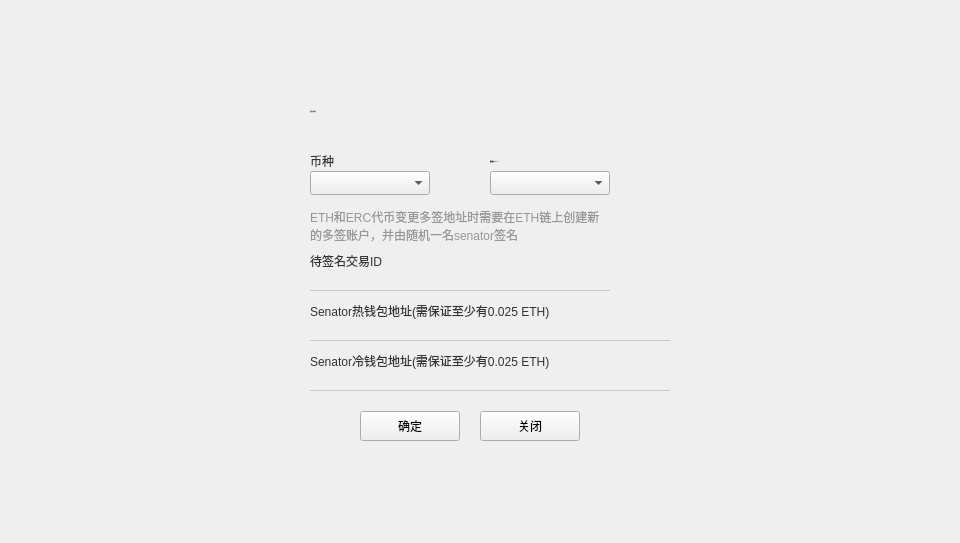
<?xml version="1.0" encoding="UTF-8"?>
<ui version="4.0">
 <class>ChangeCrosschainAddressDialog</class>
 <widget class="QDialog" name="ChangeCrosschainAddressDialog">
  <property name="geometry">
   <rect>
    <x>0</x>
    <y>0</y>
    <width>960</width>
    <height>543</height>
   </rect>
  </property>
  <property name="windowTitle">
   <string>Dialog</string>
  </property>
  <widget class="QWidget" name="widget" native="true">
   <property name="geometry">
    <rect>
     <x>0</x>
     <y>0</y>
     <width>960</width>
     <height>543</height>
    </rect>
   </property>
   <property name="font">
    <font>
     <family>Microsoft YaHei UI Light</family>
     <weight>75</weight>
     <bold>true</bold>
    </font>
   </property>
   <widget class="QWidget" name="containerWidget" native="true">
    <property name="geometry">
     <rect>
      <x>280</x>
      <y>81</y>
      <width>400</width>
      <height>380</height>
     </rect>
    </property>
    <property name="font">
     <font>
      <family>微软雅黑</family>
      <weight>50</weight>
      <bold>false</bold>
     </font>
    </property>
    <property name="styleSheet">
     <string notr="true"/>
    </property>
    <widget class="QToolButton" name="closeBtn">
     <property name="geometry">
      <rect>
       <x>200</x>
       <y>330</y>
       <width>100</width>
       <height>30</height>
      </rect>
     </property>
     <property name="font">
      <font>
       <family>Microsoft YaHei UI Light</family>
       <weight>50</weight>
       <bold>false</bold>
      </font>
     </property>
     <property name="cursor">
      <cursorShape>PointingHandCursor</cursorShape>
     </property>
     <property name="styleSheet">
      <string notr="true"/>
     </property>
     <property name="text">
      <string>关闭</string>
     </property>
    </widget>
    <widget class="QLabel" name="label">
     <property name="geometry">
      <rect>
       <x>30</x>
       <y>20</y>
       <width>200</width>
       <height>20</height>
      </rect>
     </property>
     <property name="font">
      <font>
       <family>微软雅黑</family>
       <pointsize>-1</pointsize>
       <weight>50</weight>
       <italic>false</italic>
       <bold>false</bold>
      </font>
     </property>
     <property name="styleSheet">
      <string notr="true">QLabel{font:  14px &quot;微软雅黑&quot;;color: rgb(51, 51, 51);}

</string>
     </property>
     <property name="text">
      <string>变更多签地址</string>
     </property>
     <property name="alignment">
      <set>Qt::AlignLeading|Qt::AlignLeft|Qt::AlignVCenter</set>
     </property>
    </widget>
    <widget class="QLabel" name="label_2">
     <property name="geometry">
      <rect>
       <x>30</x>
       <y>70</y>
       <width>120</width>
       <height>20</height>
      </rect>
     </property>
     <property name="styleSheet">
      <string notr="true">QLabel{font:  12px &quot;微软雅黑&quot;;color: rgb(51, 51, 51);}

</string>
     </property>
     <property name="text">
      <string>币种</string>
     </property>
    </widget>
    <widget class="QComboBox" name="accountComboBox">
     <property name="geometry">
      <rect>
       <x>210</x>
       <y>90</y>
       <width>120</width>
       <height>24</height>
      </rect>
     </property>
     <property name="font">
      <font>
       <family>微软雅黑</family>
       <weight>50</weight>
       <bold>false</bold>
      </font>
     </property>
     <property name="focusPolicy">
      <enum>Qt::NoFocus</enum>
     </property>
     <property name="styleSheet">
      <string notr="true"/>
     </property>
    </widget>
    <widget class="QLabel" name="accountLabel">
     <property name="geometry">
      <rect>
       <x>210</x>
       <y>70</y>
       <width>120</width>
       <height>20</height>
      </rect>
     </property>
     <property name="font">
      <font>
       <family>微软雅黑</family>
       <pointsize>-1</pointsize>
       <weight>50</weight>
       <italic>false</italic>
       <bold>false</bold>
      </font>
     </property>
     <property name="styleSheet">
      <string notr="true">QLabel{font:  12px &quot;微软雅黑&quot;;color: rgb(51, 51, 51);}

</string>
     </property>
     <property name="text">
      <string>发起账户</string>
     </property>
     <property name="alignment">
      <set>Qt::AlignLeading|Qt::AlignLeft|Qt::AlignVCenter</set>
     </property>
    </widget>
    <widget class="QToolButton" name="okBtn">
     <property name="geometry">
      <rect>
       <x>80</x>
       <y>330</y>
       <width>100</width>
       <height>30</height>
      </rect>
     </property>
     <property name="font">
      <font>
       <family>Microsoft YaHei UI Light</family>
       <weight>50</weight>
       <bold>false</bold>
      </font>
     </property>
     <property name="cursor">
      <cursorShape>PointingHandCursor</cursorShape>
     </property>
     <property name="styleSheet">
      <string notr="true"/>
     </property>
     <property name="text">
      <string>确定</string>
     </property>
    </widget>
    <widget class="QComboBox" name="assetComboBox">
     <property name="geometry">
      <rect>
       <x>30</x>
       <y>90</y>
       <width>120</width>
       <height>24</height>
      </rect>
     </property>
     <property name="font">
      <font>
       <family>微软雅黑</family>
       <weight>50</weight>
       <bold>false</bold>
      </font>
     </property>
     <property name="focusPolicy">
      <enum>Qt::NoFocus</enum>
     </property>
     <property name="styleSheet">
      <string notr="true"/>
     </property>
    </widget>
    <widget class="QStackedWidget" name="stackedWidget">
     <property name="geometry">
      <rect>
       <x>0</x>
       <y>120</y>
       <width>400</width>
       <height>200</height>
      </rect>
     </property>
     <property name="currentIndex">
      <number>1</number>
     </property>
     <widget class="QWidget" name="page">
      <widget class="QLabel" name="label_5">
       <property name="geometry">
        <rect>
         <x>30</x>
         <y>10</y>
         <width>200</width>
         <height>20</height>
        </rect>
       </property>
       <property name="styleSheet">
        <string notr="true">QLabel{font:  12px &quot;微软雅黑&quot;;color: rgb(51, 51, 51);}

</string>
       </property>
       <property name="text">
        <string>最新热钱包地址</string>
       </property>
      </widget>
      <widget class="QLabel" name="label_7">
       <property name="geometry">
        <rect>
         <x>30</x>
         <y>120</y>
         <width>120</width>
         <height>20</height>
        </rect>
       </property>
       <property name="styleSheet">
        <string notr="true">QLabel{font:  12px &quot;微软雅黑&quot;;color: rgb(51, 51, 51);}

</string>
       </property>
       <property name="text">
        <string>终止确认时间（秒）</string>
       </property>
      </widget>
      <widget class="QLabel" name="hotAddressLabel">
       <property name="geometry">
        <rect>
         <x>30</x>
         <y>30</y>
         <width>300</width>
         <height>20</height>
        </rect>
       </property>
       <property name="styleSheet">
        <string notr="true">QLabel{border-top:none;border-left:none;border-right:none;border-bottom:1px solid rgb(192,202,212);font: 12px &quot;微软雅黑 Light&quot;;color: rgb(137,129,161);padding:0px 0px 0px 5px;}</string>
       </property>
       <property name="text">
        <string/>
       </property>
       <property name="textInteractionFlags">
        <set>Qt::LinksAccessibleByMouse|Qt::TextSelectableByMouse</set>
       </property>
      </widget>
      <widget class="QLabel" name="label_6">
       <property name="geometry">
        <rect>
         <x>30</x>
         <y>60</y>
         <width>200</width>
         <height>20</height>
        </rect>
       </property>
       <property name="styleSheet">
        <string notr="true">QLabel{font:  12px &quot;微软雅黑&quot;;color: rgb(51, 51, 51);}

</string>
       </property>
       <property name="text">
        <string>最新冷钱包地址</string>
       </property>
      </widget>
      <widget class="QLineEdit" name="timeLineEdit">
       <property name="geometry">
        <rect>
         <x>30</x>
         <y>140</y>
         <width>120</width>
         <height>20</height>
        </rect>
       </property>
       <property name="text">
        <string>86400</string>
       </property>
      </widget>
      <widget class="QLabel" name="coldAddressLabel">
       <property name="geometry">
        <rect>
         <x>30</x>
         <y>80</y>
         <width>300</width>
         <height>20</height>
        </rect>
       </property>
       <property name="styleSheet">
        <string notr="true">QLabel{border-top:none;border-left:none;border-right:none;border-bottom:1px solid rgb(192,202,212);font: 12px &quot;微软雅黑 Light&quot;;color: rgb(137,129,161);padding:0px 0px 0px 5px;}</string>
       </property>
       <property name="text">
        <string/>
       </property>
       <property name="textInteractionFlags">
        <set>Qt::LinksAccessibleByMouse|Qt::TextSelectableByMouse</set>
       </property>
      </widget>
     </widget>
     <widget class="QWidget" name="page_2">
      <widget class="QLabel" name="label_4">
       <property name="geometry">
        <rect>
         <x>30</x>
         <y>0</y>
         <width>300</width>
         <height>50</height>
        </rect>
       </property>
       <property name="styleSheet">
        <string notr="true">QLabel{font:  11px &quot;微软雅黑&quot;;color: rgb(151, 151, 151);}

</string>
       </property>
       <property name="text">
        <string>ETH和ERC代币变更多签地址时需要在ETH链上创建新的多签账户，并由随机一名senator签名</string>
       </property>
       <property name="wordWrap">
        <bool>true</bool>
       </property>
      </widget>
      <widget class="QLabel" name="trxIdLabel">
       <property name="geometry">
        <rect>
         <x>30</x>
         <y>70</y>
         <width>300</width>
         <height>20</height>
        </rect>
       </property>
       <property name="styleSheet">
        <string notr="true">QLabel{border-top:none;border-left:none;border-right:none;border-bottom:1px solid rgb(192,202,212);font: 12px &quot;微软雅黑 Light&quot;;color: rgb(137,129,161);padding:0px 0px 0px 5px;}</string>
       </property>
       <property name="text">
        <string/>
       </property>
       <property name="textInteractionFlags">
        <set>Qt::LinksAccessibleByMouse|Qt::TextSelectableByMouse</set>
       </property>
      </widget>
      <widget class="QLabel" name="label_8">
       <property name="geometry">
        <rect>
         <x>30</x>
         <y>50</y>
         <width>200</width>
         <height>20</height>
        </rect>
       </property>
       <property name="styleSheet">
        <string notr="true">QLabel{font:  12px &quot;微软雅黑&quot;;color: rgb(51, 51, 51);}

</string>
       </property>
       <property name="text">
        <string>待签名交易ID</string>
       </property>
      </widget>
      <widget class="QLabel" name="senatorHotAddressLabel">
       <property name="geometry">
        <rect>
         <x>30</x>
         <y>120</y>
         <width>360</width>
         <height>20</height>
        </rect>
       </property>
       <property name="styleSheet">
        <string notr="true">QLabel{border-top:none;border-left:none;border-right:none;border-bottom:1px solid rgb(192,202,212);font: 11px &quot;微软雅黑 Light&quot;;color: rgb(137,129,161);padding:0px 0px 0px 5px;}</string>
       </property>
       <property name="text">
        <string/>
       </property>
       <property name="textInteractionFlags">
        <set>Qt::LinksAccessibleByMouse|Qt::TextSelectableByMouse</set>
       </property>
      </widget>
      <widget class="QLabel" name="label_9">
       <property name="geometry">
        <rect>
         <x>30</x>
         <y>100</y>
         <width>300</width>
         <height>20</height>
        </rect>
       </property>
       <property name="styleSheet">
        <string notr="true">QLabel{font:  12px &quot;微软雅黑&quot;;color: rgb(51, 51, 51);}

</string>
       </property>
       <property name="text">
        <string>Senator热钱包地址(需保证至少有0.025 ETH)</string>
       </property>
      </widget>
      <widget class="QLabel" name="label_10">
       <property name="geometry">
        <rect>
         <x>30</x>
         <y>150</y>
         <width>300</width>
         <height>20</height>
        </rect>
       </property>
       <property name="styleSheet">
        <string notr="true">QLabel{font:  12px &quot;微软雅黑&quot;;color: rgb(51, 51, 51);}

</string>
       </property>
       <property name="text">
        <string>Senator冷钱包地址(需保证至少有0.025 ETH)</string>
       </property>
      </widget>
      <widget class="QLabel" name="senatorColdAddressLabel">
       <property name="geometry">
        <rect>
         <x>30</x>
         <y>170</y>
         <width>360</width>
         <height>20</height>
        </rect>
       </property>
       <property name="styleSheet">
        <string notr="true">QLabel{border-top:none;border-left:none;border-right:none;border-bottom:1px solid rgb(192,202,212);font: 11px &quot;微软雅黑 Light&quot;;color: rgb(137,129,161);padding:0px 0px 0px 5px;}</string>
       </property>
       <property name="text">
        <string/>
       </property>
       <property name="textInteractionFlags">
        <set>Qt::LinksAccessibleByMouse|Qt::TextSelectableByMouse</set>
       </property>
      </widget>
     </widget>
    </widget>
    <widget class="QLabel" name="signerLabel">
     <property name="geometry">
      <rect>
       <x>210</x>
       <y>90</y>
       <width>180</width>
       <height>20</height>
      </rect>
     </property>
     <property name="font">
      <font>
       <family>微软雅黑</family>
       <pointsize>-1</pointsize>
       <weight>50</weight>
       <italic>false</italic>
       <bold>false</bold>
      </font>
     </property>
     <property name="styleSheet">
      <string notr="true">QLabel{font:  12px &quot;微软雅黑&quot;;color: rgb(137,129,161);}

</string>
     </property>
     <property name="text">
      <string/>
     </property>
     <property name="alignment">
      <set>Qt::AlignLeading|Qt::AlignLeft|Qt::AlignVCenter</set>
     </property>
    </widget>
    <widget class="QLabel" name="signerLabel2">
     <property name="geometry">
      <rect>
       <x>210</x>
       <y>70</y>
       <width>180</width>
       <height>20</height>
      </rect>
     </property>
     <property name="font">
      <font>
       <family>微软雅黑</family>
       <pointsize>-1</pointsize>
       <weight>50</weight>
       <italic>false</italic>
       <bold>false</bold>
      </font>
     </property>
     <property name="styleSheet">
      <string notr="true">QLabel{font:  12px &quot;微软雅黑&quot;;color: rgb(51, 51, 51);}

</string>
     </property>
     <property name="text">
      <string>随机的签名senator</string>
     </property>
     <property name="alignment">
      <set>Qt::AlignLeading|Qt::AlignLeft|Qt::AlignVCenter</set>
     </property>
    </widget>
    <zorder>stackedWidget</zorder>
    <zorder>closeBtn</zorder>
    <zorder>label</zorder>
    <zorder>label_2</zorder>
    <zorder>accountComboBox</zorder>
    <zorder>accountLabel</zorder>
    <zorder>okBtn</zorder>
    <zorder>assetComboBox</zorder>
    <zorder>signerLabel</zorder>
    <zorder>signerLabel2</zorder>
   </widget>
  </widget>
 </widget>
 <resources/>
 <connections/>
</ui>
